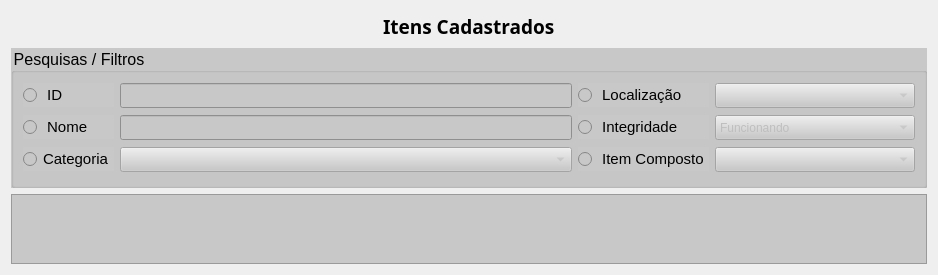
                <widget class="QWidget" name="itens_pesquisa_page">
                 <layout class="QGridLayout" name="gridLayout_11">
                  <item row="0" column="0" alignment="Qt::AlignHCenter">
                   <widget class="QLabel" name="label_3">
                    <property name="minimumSize">
                     <size>
                      <width>111</width>
                      <height>31</height>
                     </size>
                    </property>
                    <property name="maximumSize">
                     <size>
                      <width>210</width>
                      <height>31</height>
                     </size>
                    </property>
                    <property name="font">
                     <font>
                      <family>Arial Black</family>
                      <pointsize>14</pointsize>
                      <weight>75</weight>
                      <bold>true</bold>
                     </font>
                    </property>
                    <property name="text">
                     <string>Itens Cadastrados</string>
                    </property>
                   </widget>
                  </item>
                  <item row="1" column="0">
                   <widget class="QGroupBox" name="groupBox_2">
                    <property name="minimumSize">
                     <size>
                      <width>0</width>
                      <height>140</height>
                     </size>
                    </property>
                    <property name="maximumSize">
                     <size>
                      <width>16777215</width>
                      <height>140</height>
                     </size>
                    </property>
                    <property name="font">
                     <font>
                      <pointsize>12</pointsize>
                     </font>
                    </property>
                    <property name="styleSheet">
                     <string notr="true">background-color: rgb(200, 200, 200);</string>
                    </property>
                    <property name="title">
                     <string>Pesquisas / Filtros</string>
                    </property>
                    <layout class="QGridLayout" name="gridLayout_9">
                     <item row="2" column="0">
                      <widget class="QRadioButton" name="rb_categoria_itens">
                       <property name="font">
                        <font>
                         <pointsize>11</pointsize>
                        </font>
                       </property>
                       <property name="text">
                        <string>Categoria</string>
                       </property>
                      </widget>
                     </item>
                     <item row="2" column="2">
                      <widget class="QRadioButton" name="rb_computador_itens">
                       <property name="font">
                        <font>
                         <pointsize>11</pointsize>
                        </font>
                       </property>
                       <property name="text">
                        <string> Item Composto</string>
                       </property>
                      </widget>
                     </item>
                     <item row="1" column="2">
                      <widget class="QRadioButton" name="rb_integridade_itens">
                       <property name="font">
                        <font>
                         <pointsize>11</pointsize>
                        </font>
                       </property>
                       <property name="text">
                        <string> Integridade</string>
                       </property>
                      </widget>
                     </item>
                     <item row="2" column="1">
                      <widget class="QComboBox" name="itens_combo_categoria">
                       <property name="enabled">
                        <bool>false</bool>
                       </property>
                       <property name="minimumSize">
                        <size>
                         <width>0</width>
                         <height>25</height>
                        </size>
                       </property>
                      </widget>
                     </item>
                     <item row="0" column="1">
                      <widget class="QLineEdit" name="itens_p_id_txt">
                       <property name="enabled">
                        <bool>true</bool>
                       </property>
                       <property name="minimumSize">
                        <size>
                         <width>200</width>
                         <height>25</height>
                        </size>
                       </property>
                       <property name="inputMask">
                        <string/>
                       </property>
                       <property name="readOnly">
                        <bool>true</bool>
                       </property>
                      </widget>
                     </item>
                     <item row="1" column="1">
                      <widget class="QLineEdit" name="itens_p_nome_txt">
                       <property name="enabled">
                        <bool>true</bool>
                       </property>
                       <property name="minimumSize">
                        <size>
                         <width>200</width>
                         <height>25</height>
                        </size>
                       </property>
                       <property name="readOnly">
                        <bool>true</bool>
                       </property>
                      </widget>
                     </item>
                     <item row="0" column="3">
                      <widget class="QComboBox" name="itens_combo_localizacao">
                       <property name="enabled">
                        <bool>false</bool>
                       </property>
                       <property name="minimumSize">
                        <size>
                         <width>200</width>
                         <height>25</height>
                        </size>
                       </property>
                      </widget>
                     </item>
                     <item row="0" column="0">
                      <widget class="QRadioButton" name="rb_id_itens">
                       <property name="font">
                        <font>
                         <pointsize>11</pointsize>
                        </font>
                       </property>
                       <property name="text">
                        <string> ID</string>
                       </property>
                      </widget>
                     </item>
                     <item row="2" column="3">
                      <widget class="QComboBox" name="itens_combo_computador">
                       <property name="enabled">
                        <bool>false</bool>
                       </property>
                       <property name="minimumSize">
                        <size>
                         <width>200</width>
                         <height>25</height>
                        </size>
                       </property>
                      </widget>
                     </item>
                     <item row="0" column="2">
                      <widget class="QRadioButton" name="rb_localizacao_itens">
                       <property name="font">
                        <font>
                         <pointsize>11</pointsize>
                        </font>
                       </property>
                       <property name="text">
                        <string> Localização</string>
                       </property>
                      </widget>
                     </item>
                     <item row="1" column="0">
                      <widget class="QRadioButton" name="rb_nome_itens">
                       <property name="font">
                        <font>
                         <pointsize>11</pointsize>
                        </font>
                       </property>
                       <property name="text">
                        <string> Nome</string>
                       </property>
                      </widget>
                     </item>
                     <item row="1" column="3">
                      <widget class="QComboBox" name="itens_combo_integridade">
                       <property name="enabled">
                        <bool>false</bool>
                       </property>
                       <property name="minimumSize">
                        <size>
                         <width>200</width>
                         <height>25</height>
                        </size>
                       </property>
                       <item>
                        <property name="text">
                         <string>Funcionando</string>
                        </property>
                       </item>
                       <item>
                        <property name="text">
                         <string>Guardado - Funcionando</string>
                        </property>
                       </item>
                       <item>
                        <property name="text">
                         <string>Quebrado</string>
                        </property>
                       </item>
                      </widget>
                     </item>
                    </layout>
                   </widget>
                  </item>
                  <item row="2" column="0">
                   <widget class="QTableWidget" name="itens_tabela">
                    <property name="enabled">
                     <bool>true</bool>
                    </property>
                    <property name="maximumSize">
                     <size>
                      <width>100000</width>
                      <height>16777215</height>
                     </size>
                    </property>
                    <property name="styleSheet">
                     <string notr="true">background-color: rgb(200, 200, 200);</string>
                    </property>
                    <property name="sizeAdjustPolicy">
                     <enum>QAbstractScrollArea::AdjustToContents</enum>
                    </property>
                    <property name="editTriggers">
                     <set>QAbstractItemView::NoEditTriggers</set>
                    </property>
                    <property name="tabKeyNavigation">
                     <bool>false</bool>
                    </property>
                    <property name="showDropIndicator" stdset="0">
                     <bool>false</bool>
                    </property>
                    <property name="dragDropOverwriteMode">
                     <bool>false</bool>
                    </property>
                    <property name="alternatingRowColors">
                     <bool>true</bool>
                    </property>
                    <property name="selectionMode">
                     <enum>QAbstractItemView::SingleSelection</enum>
                    </property>
                    <property name="selectionBehavior">
                     <enum>QAbstractItemView::SelectRows</enum>
                    </property>
                    <property name="sortingEnabled">
                     <bool>false</bool>
                    </property>
                    <property name="wordWrap">
                     <bool>false</bool>
                    </property>
                    <property name="cornerButtonEnabled">
                     <bool>false</bool>
                    </property>
                    <property name="rowCount">
                     <number>0</number>
                    </property>
                    <property name="columnCount">
                     <number>9</number>
                    </property>
                    <attribute name="horizontalHeaderVisible">
                     <bool>false</bool>
                    </attribute>
                    <attribute name="horizontalHeaderHighlightSections">
                     <bool>false</bool>
                    </attribute>
                    <attribute name="horizontalHeaderShowSortIndicator" stdset="0">
                     <bool>false</bool>
                    </attribute>
                    <attribute name="verticalHeaderVisible">
                     <bool>false</bool>
                    </attribute>
                    <attribute name="verticalHeaderHighlightSections">
                     <bool>false</bool>
                    </attribute>
                    <column>
                     <property name="text">
                      <string>ID</string>
                     </property>
                    </column>
                    <column>
                     <property name="text">
                      <string>Nome</string>
                     </property>
                    </column>
                    <column>
                     <property name="text">
                      <string>Descrição</string>
                     </property>
                    </column>
                    <column>
                     <property name="text">
                      <string>Valor</string>
                     </property>
                    </column>
                    <column>
                     <property name="text">
                      <string>Localização</string>
                     </property>
                    </column>
                    <column>
                     <property name="text">
                      <string>Computador</string>
                     </property>
                    </column>
                    <column>
                     <property name="text">
                      <string>Observações</string>
                     </property>
                    </column>
                    <column>
                     <property name="text">
                      <string>Nº de Série</string>
                     </property>
                    </column>
                    <column>
                     <property name="text">
                      <string>Observações</string>
                     </property>
                    </column>
                   </widget>
                  </item>
                 </layout>
                </widget>
